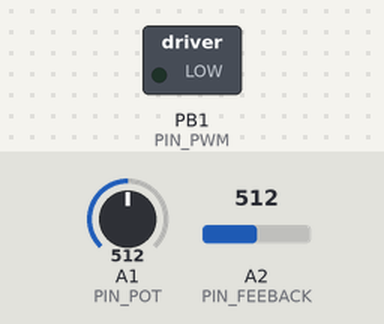
A sketch run on a simulated ATtiny85, built with avr-gcc and run on an emulated ATtiny85. Shown: switched loads named in the sketch (green lamp = pin HIGH). The test bench sets the inputs (shaded band); at power-on: A2 (PIN_FEEBACK) = 512, A1 (PIN_POT) = 512.

Above: at 1.2 s.
1.3 s: A2 (PIN_FEEBACK) set to 122
At 2.7 s:
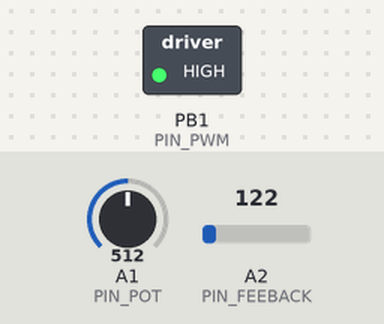
3.0 s: A2 (PIN_FEEBACK) set to 511
At 3.7 s:
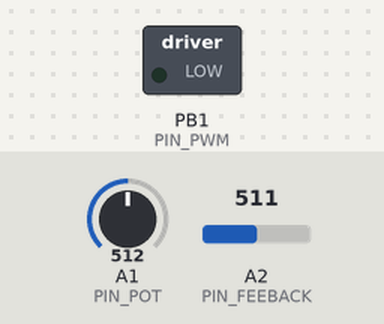
Timing chart, 0 to 6.0 s (numbered marks = the images above; inputs shaded):
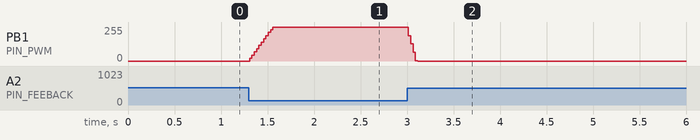

The sketch:

ATtiny85_PWM.ino
```cpp
// (licence header left out)
/*
 * Generates a 50khZ PWM on motorPin, with the duty cycle set by a potentiometer on potPin.
 */

#include <Arduino.h>
#include <SoftwareSerial.h>

#define MAX_VOLTAGE_OUT      12
#define MAX_ANALOG_VOLTAGE  (1023 * (MAX_VOLTAGE_OUT + 1) / 29) // Voltage divider dimensioned for 29V. We get the maximum ADC value for our maximum voltage (+1V to guarantee it).

#define PIN_PWM             1
#define PIN_POT             A1
#define PIN_FEEBACK         A2

const float coefKp = 0.4; // Coef for the P controller
float dutyCycle = 0;

SoftwareSerial SerialT(3, 0); // UART, pin 0 for TX for debugging

void setup()
{
    pinMode(PIN_PWM, OUTPUT);
    pinMode(PIN_POT, INPUT);
    pinMode(PIN_FEEBACK, INPUT);

    // Manipulating timer 0 registers to generate PWM
    TCCR0B = 0x08;                // 0000 1000 : PWM mode
    TCCR0A = 0x21;                // 0010 0001 : return to 0 after overflow
    OCR0A = 80;                   // PWM à 50 KHz
    OCR0B = (byte)(OCR0A * 0.25); // Start-up duty cycle
    TCNT0 = 0x0;
    TCCR0B |= 1; // Activate timer 0

    SerialT.begin(9600);
}

void loop()
{
    int potValueCalibrated = map(analogRead(PIN_POT), 0, 1023, 0, MAX_ANALOG_VOLTAGE); // Potentiometer value relative to max output voltage
    int feedbackValue = analogRead(PIN_FEEBACK);
    int error = potValueCalibrated - feedbackValue;

    dutyCycle += coefKp * error; // P controller
    dutyCycle = constrain(dutyCycle, 0, MAX_ANALOG_VOLTAGE);

    OCR0B = (byte)(OCR0A * dutyCycle / MAX_ANALOG_VOLTAGE); // Changing the duty cycle

    // Debug
    SerialT.print(potValueCalibrated);
    SerialT.print("    	");
    SerialT.print(feedbackValue);
    SerialT.print("    	");
    SerialT.println(dutyCycle / MAX_ANALOG_VOLTAGE);

    delay(10); // We put our system on pause (to reduce power consumption and avoid unnecessary PWM variation).
}
```

Measured:
- after the input at 1.3 s, PB1 (PIN_PWM): moves from 0/255 to 255/255 over 0.25 s, starting at once
- after the input at 3.0 s, PB1 (PIN_PWM): 255/255 → 0/255 at once
